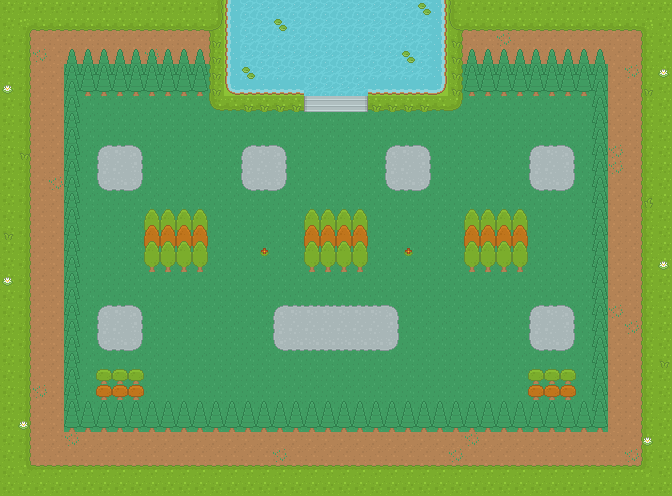

Below is a game level as drawn by its tile map, then a one-line description and the .tmx that defines it (tile-layer data replaced by summaries):
An orthogonal 42x31 tile map with 16x16 px tiles, 11 tile layers (Floor01, Floor02, Floor03, Wall01, ...), 8 tilesets.

<map version="1.2" tiledversion="1.2.2" orientation="orthogonal" renderorder="right-down" width="42" height="31" tilewidth="16" tileheight="16" infinite="0" nextlayerid="50" nextobjectid="1">
 <tileset firstgid="1" source="tsx/Sheet01.tsx" />
 <tileset firstgid="1768" source="tsx/Dungeon01.tsx" />
 <tileset firstgid="2290" source="tsx/City01.tsx" />
 <tileset firstgid="3354" source="tsx/tech.tsx" />
 <tileset firstgid="4410" source="tsx/red.tsx" />
 <tileset firstgid="4411" source="tsx/Indoor01.tsx" />
 <tileset firstgid="4897" source="tsx/Sheet02.tsx" />
 <tileset firstgid="5383" source="tsx/Editados.tsx" />
 <layer id="37" name="Floor01" width="42" height="31">
  <data>[1302 cells, 1150 non-empty, 3 distinct tile ids]</data>
 </layer>
 <layer id="38" name="Floor02" width="42" height="31">
  <data>[1302 cells, 237 non-empty, 12 distinct tile ids]</data>
 </layer>
 <layer id="48" name="Floor03" width="42" height="31">
  <data>[1302 cells, 186 non-empty, 13 distinct tile ids]</data>
 </layer>
 <layer id="39" name="Wall01" width="42" height="31">
  <data>[1302 cells, 158 non-empty, 7 distinct tile ids]</data>
 </layer>
 <layer id="40" name="Wall02" width="42" height="31">
  <data>[1302 cells, 152 non-empty, 4 distinct tile ids]</data>
 </layer>
 <layer id="42" name="Doors" width="42" height="31">
  <data>[1302 cells, 0 non-empty, 0 distinct tile ids]</data>
 </layer>
 <layer id="43" name="Stands" width="42" height="31">
  <data>[1302 cells, 100 non-empty, 12 distinct tile ids]</data>
 </layer>
 <layer id="44" name="Decorations" width="42" height="31">
  <data>[1302 cells, 0 non-empty, 0 distinct tile ids]</data>
 </layer>
 <layer id="49" name="Celings01" width="42" height="31">
  <data>[1302 cells, 0 non-empty, 0 distinct tile ids]</data>
 </layer>
 <layer id="45" name="Ceilings02" width="42" height="31">
  <data>[1302 cells, 4 non-empty, 4 distinct tile ids]</data>
 </layer>
 <layer id="46" name="Collisions" width="42" height="31" opacity="0">
  <data>[1302 cells, 366 non-empty, 1 distinct tile ids]</data>
 </layer>
</map>
